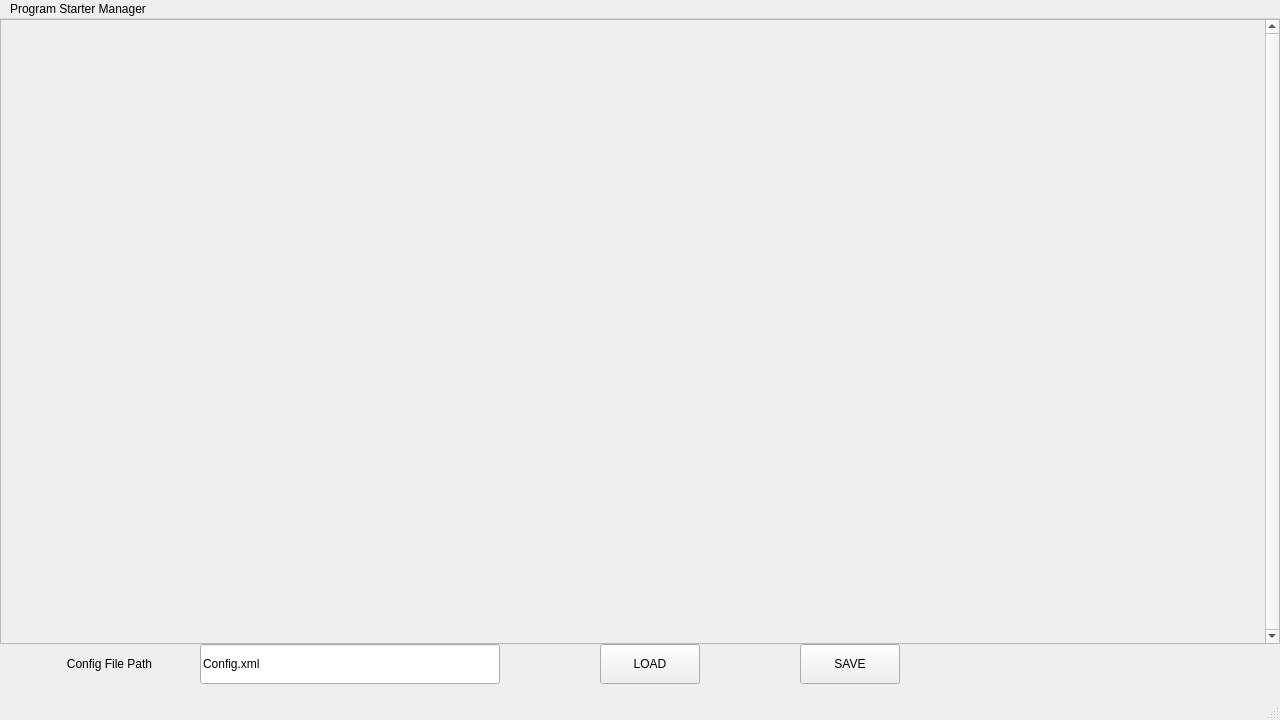
<?xml version="1.0" encoding="UTF-8"?>
<ui version="4.0">
 <class>MainWindow</class>
 <widget class="QMainWindow" name="MainWindow">
  <property name="geometry">
   <rect>
    <x>0</x>
    <y>0</y>
    <width>1280</width>
    <height>720</height>
   </rect>
  </property>
  <property name="windowTitle">
   <string>MainWindow</string>
  </property>
  <widget class="QWidget" name="centralwidget">
   <widget class="QScrollArea" name="scroll_area">
    <property name="geometry">
     <rect>
      <x>0</x>
      <y>0</y>
      <width>1280</width>
      <height>625</height>
     </rect>
    </property>
    <property name="verticalScrollBarPolicy">
     <enum>Qt::ScrollBarAlwaysOn</enum>
    </property>
    <property name="widgetResizable">
     <bool>true</bool>
    </property>
    <widget class="QWidget" name="scroll_area_widget_content">
     <property name="geometry">
      <rect>
       <x>0</x>
       <y>0</y>
       <width>1261</width>
       <height>623</height>
      </rect>
     </property>
    </widget>
   </widget>
   <widget class="QPushButton" name="load_button">
    <property name="geometry">
     <rect>
      <x>600</x>
      <y>625</y>
      <width>100</width>
      <height>40</height>
     </rect>
    </property>
    <property name="text">
     <string>LOAD</string>
    </property>
   </widget>
   <widget class="QPushButton" name="save_button">
    <property name="geometry">
     <rect>
      <x>800</x>
      <y>625</y>
      <width>100</width>
      <height>40</height>
     </rect>
    </property>
    <property name="text">
     <string>SAVE</string>
    </property>
   </widget>
   <widget class="QLineEdit" name="conf_path_edit">
    <property name="geometry">
     <rect>
      <x>200</x>
      <y>625</y>
      <width>300</width>
      <height>40</height>
     </rect>
    </property>
    <property name="text">
     <string>Config.xml</string>
    </property>
   </widget>
   <widget class="QLabel" name="conf_label">
    <property name="geometry">
     <rect>
      <x>10</x>
      <y>625</y>
      <width>199</width>
      <height>40</height>
     </rect>
    </property>
    <property name="text">
     <string>Config File Path</string>
    </property>
    <property name="alignment">
     <set>Qt::AlignCenter</set>
    </property>
    <property name="wordWrap">
     <bool>false</bool>
    </property>
   </widget>
  </widget>
  <widget class="QMenuBar" name="menubar">
   <property name="geometry">
    <rect>
     <x>0</x>
     <y>0</y>
     <width>1280</width>
     <height>25</height>
    </rect>
   </property>
   <widget class="QMenu" name="menuProgram_Starter_Manager">
    <property name="title">
     <string>Program Starter Manager</string>
    </property>
   </widget>
   <addaction name="menuProgram_Starter_Manager"/>
  </widget>
  <widget class="QStatusBar" name="statusbar"/>
 </widget>
 <resources/>
 <connections/>
</ui>
